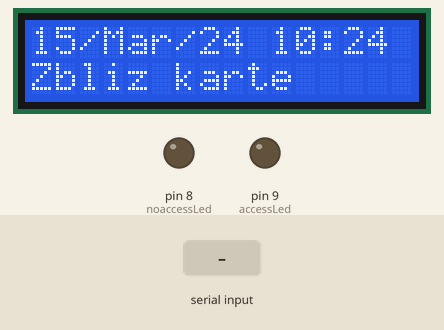
Recording of a sketch running on a simulated Arduino Mega 2560, built with avr-gcc and run on an emulated ATmega2560. Shown: 16×2 character LCD, output pins drawn as LEDs (lit = HIGH). Inputs (shaded band) come from the test bench. The local clock reads 2024-03-15 10:24:30 at power-on unless the sketch sets it; storage starts empty; what the sketch prints to the serial monitor is not drawn.

Above: at 1.2 s.
1.3 s: "1" received over the second serial link
At 31.2 s:
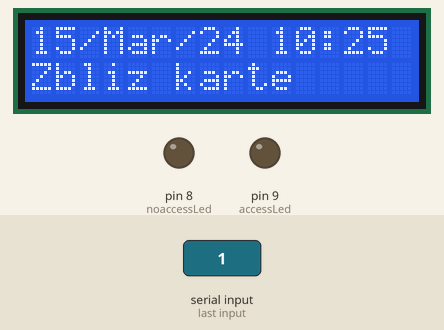
Timing chart, 0 to 31.5 s (numbered marks = the images above; inputs shaded):
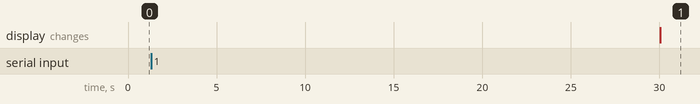

The sketch:

EM_RO_ENDv.ino
```cpp
#include <DS1307RTC.h>
#include <Time.h>
#include <Wire.h>
#include <LiquidCrystal_I2C.h>
#include <SD.h>
#define BACKLIGHT_PIN 3
LiquidCrystal_I2C	lcd(0x27,2,1,0,4,5,6,7);

int kod=0;
int accessLed = 9;
int noaccessLed = 8;
#define SS_PIN           10
#define PAUSE         3000
#define USERS_NUM        5 // liczba uzytkownikow


// tworzymy nowy typ dla uzytkownika
typedef struct {
  int user_id;     // identyfikator
  char* user_name; // nazwa
}
User;

// definicja uzytkownikow
User users[USERS_NUM] = {
  { 647, "H. Sienkiewicz" },
  { 677, "W. Reymont  "   },
  { 678, "S. Wyspianski"  },
  { 621, "S. Zeromski "   },
  { 666, "J. Zulczyk  "   }  };


const char *monthName[12] = {
  "Jan", "Feb", "Mar", "Apr", "May", "Jun",
  "Jul", "Aug", "Sep", "Oct", "Nov", "Dec" };


void setup()
{
  lcd.begin (16,2);
  lcd.setBacklightPin(BACKLIGHT_PIN,POSITIVE);
  lcd.setBacklight(HIGH);

  Serial1.begin(9600);
  Serial.begin(9600);
  pinMode(10, OUTPUT);
  // pinMode(SS, OUTPUT);
  pinMode(accessLed, OUTPUT);
  pinMode(noaccessLed, OUTPUT);
  if (!SD.begin(10)) {
    Serial.println("Brak lub uszkodzenie karty SD");
    return;
  }
  Serial.println("Karta SD zainicjalizowana.");
}


void loop()
{

  lcd.setCursor(0, 0);
  lcd.print(clock());
  lcd.setCursor(0, 1);
  lcd.print("Zbliz karte");


  if (Serial1.available() > 0)
  {
    for (int z = 0 ; z < 14 ; z++) // odzytaj dane z key foba (14 sekcji)
    {
      kod = kod+ Serial1.read();   //i je zsumuj
    }

    Serial.println(kod);
    for (int i = 0; i < USERS_NUM; i++) {
      // jezeli kod RFID zostal znaleziony wowczas daj dostep
      if (kod == (users[i].user_id)) {
        lcd.setCursor(0, 0);
        lcd.print("  DOSTEP DLA    ");
        lcd.setCursor(0, 1);
        lcd.print(users[i].user_name);

        saveToFile(users[i].user_name); // zapisz do pliku na karcie SD

        digitalWrite(accessLed, LOW);
        digitalWrite(noaccessLed, HIGH);

        delay(PAUSE); // odczekaj - czas dostepu

        digitalWrite(accessLed, HIGH);
        digitalWrite(noaccessLed, LOW);
        lcd.clear();

      }
    }
    delay(500);
    kod=0;
  }
}
// funkcja zapisujaca do pliku czas + uzytkownik
void saveToFile(String data) {
  File plik = SD.open("wejscia.txt", FILE_WRITE);


  data = clock() + data;  // dodaj czas
  if (plik) {             // jezeli plik jest dostepny, zapisz dane
    plik.println(data);
    plik.close();
    // debug
    Serial.print("SD zapis: ");
    Serial.println(data);
  }
  else {
    Serial.println("Blad otwierania wejscia.txt");
  }
}

// funkcja odczytujaca czas
String clock(){
  tmElements_t dt;
  String dateTime = "";

  if (RTC.read(dt)) {
    dateTime += dt.Day;
    dateTime += ("/");
    dateTime += (monthName[dt.Month-1]);
    dateTime += ("/");
    dateTime += (tmYearToCalendar(dt.Year)-2000);
    dateTime += (" ");
    dateTime += dt.Hour;
    dateTime += (":");
    if (dt.Minute >= 0 && dt.Minute < 10) {  //dodaj zero
      dateTime +=('0');
    }
    dateTime += dt.Minute;
    dateTime += (" - ");
    // Serial.println(dateTime);
  }
  else {
    if (RTC.chipPresent()) {
      Serial.println("DS1307 uruchom zegar.");
    }
    else {
      Serial.println("DS1307 blad odczytu! Sprawdz polaczenie.");
    }
  }
  return dateTime;
}
```
